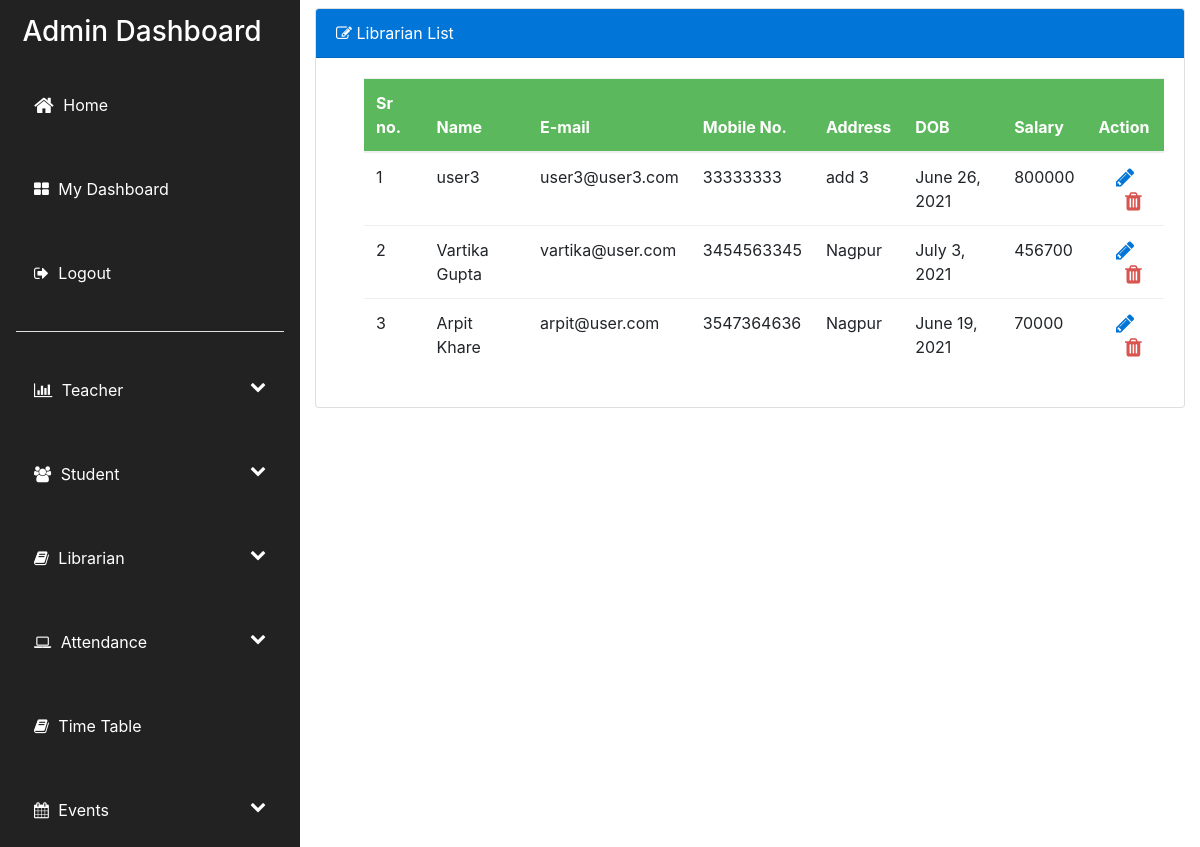
Page /view_librarians (signed in) on the committed database.
### accounts/models.py (models this page shows, shortened)
class Librarian(models.Model):
    profile_id = models.AutoField(primary_key=True)
    user = models.ForeignKey(User, on_delete=models.CASCADE)
    name = models.CharField(max_length=60,default='')
    phone_number = models.CharField(max_length=30,default='')
    date_of_birth = models.DateField(null=True)
    address = models.CharField(max_length=100,default='')
    gender = models.CharField(max_length=10,default='')
    salary = models.CharField(max_length=30,default='0')

class User(AbstractBaseUser):
    email = models.EmailField(max_length=100,unique=True)
    active = models.BooleanField(default=True) # account is active
    staff = models.BooleanField(default=False) #staff rights
    admin = models.BooleanField(default=False) #admin rights
    admin_user = models.BooleanField(default=False)
    student_user = models.BooleanField(default=False)
    teacher_user = models.BooleanField(default=False)
    librarian_user = models.BooleanField(default=False)
    USERNAME_FIELD = 'email'
    REQUIRED_FIELDS = []
    objects = UserManager()
    @property
    def is_active(self):
        return self.active

### accounts/views.py (the view)
# urls.py: path('view_librarians',views.view_librarians,name='view_librarians'),
@cache_control(no_cache=True, must_revalidate=True, no_store=True)
@login_required(login_url='user_login')
def view_librarians(request):
    if user_validator(request) != "ADMIN":
        return render(request, 'entry_restricted.html', {})
    librarians = Librarian.objects.all()
    return render(request, 'view_librarian.html', {'librarians': librarians})

### accounts/views.py (called while the page is built)
def user_validator(request):
    if request.user is not None and request.user.is_active:
        if request.user.admin_user:
            return "ADMIN"
        elif request.user.student_user:
            return "STUDENT"
        elif request.user.teacher_user:
            return "TEACHER"
        elif request.user.librarian_user:
            return "LIBRARIAN"
    return "ERROR"

### accounts/templates/view_librarian.html (shortened to what this page needs)
{% extends 'admin_dashboard.html' %}
{% block head %}
<link href="https://cdn.datatables.net/1.10.7/css/jquery.dataTables.min.css" rel="stylesheet"/>
<link href="https://cdn.datatables.net/plug-ins/1.10.7/integration/bootstrap/3/dataTables.bootstrap.css" rel="stylesheet" />
<link href="https://cdn.datatables.net/responsive/1.0.6/css/dataTables.responsive.css" rel="stylesheet" />
{% endblock %}
{% block body %}
<div class="animated fadeIn">
  <div class="card my-2">
      <div class="card-header bg-primary text-white display-5 ">
          <i class="fa fa-edit"></i> Librarian List
      </div>
      {% if librarians %}
      <div class="card-body pl-5">
        <div class="table-responsive">
        <table id="myTable" class="table dt-responsive" cellspacing="1" width="100%">
          <thead class="bg-success text-white text-center">
              <tr>
                  <th>Sr no.</th>
                  <th>Name</th>
                  <th>E-mail</th>
                  <th>Mobile No.</th>
                  <th>Address</th>
                  <th>DOB</th>
                  <th>Salary</th>
                  <th>Action</th>
              </tr>
          </thead>
          <tbody>
              {% for librarian in librarians %}
              <tr>
                  <td>{{forloop.counter}}</td>
                  <td>{{librarian.name}}</td>
                  <td>{{librarian.user.email}}</td>
                  <td>{{librarian.phone_number}}</td>
                  <td>{{librarian.address}}</td>
                  <td>{{librarian.date_of_birth}}</td>
                  <td>{{librarian.salary}}</td>
                  <td class="text-center"> <a onclick="librarianId('{{librarian.profile_id}}')" class="edit" style="border:none;background-color:transparent;"><i class="fa fa-pencil text-primary fa-lg edit" aria-hidden="true"></i></a> <a href="/delete_teacher/{{teacher.profile_id}}" class="delete" style="border:none;background-color:transparent;"><i class="fa fa-trash text-danger ml-3 fa-lg" aria-hidden="true"></i></button>  </td>
                  </tr>
             {% endfor %}
          </tbody>
      </table>
    </div>
      </div>
      {% else %}
      <div class="card-body">
          <h3>No Teacher Found</h3>
      </div>
      {% endif %}
  </div>
</div>
{% endblock %}

### rows in the picture
Librarian: name "user3", user.email "user3@user3.com", phone_number "33333333", address "add 3", date_of_birth "June 26, 2021", salary "800000"
Librarian: name "Vartika Gupta", user.email "vartika@user.com", phone_number "3454563345", address "Nagpur", date_of_birth "July 3, 2021", salary "456700"
Librarian: name "Arpit Khare", user.email "arpit@user.com", phone_number "3547364636", address "Nagpur", date_of_birth "June 19, 2021", salary "70000"
